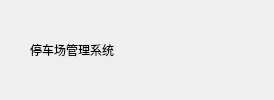
    <widget class="QWidget" name="widget_title" native="true">
     <property name="sizePolicy">
      <sizepolicy hsizetype="Preferred" vsizetype="Fixed">
       <horstretch>0</horstretch>
       <verstretch>0</verstretch>
      </sizepolicy>
     </property>
     <property name="minimumSize">
      <size>
       <width>100</width>
       <height>33</height>
      </size>
     </property>
     <layout class="QHBoxLayout" name="horizontalLayout_10">
      <property name="spacing">
       <number>0</number>
      </property>
      <property name="leftMargin">
       <number>0</number>
      </property>
      <property name="topMargin">
       <number>0</number>
      </property>
      <property name="rightMargin">
       <number>0</number>
      </property>
      <property name="bottomMargin">
       <number>0</number>
      </property>
      <item>
       <widget class="QLabel" name="lab_Ico">
        <property name="sizePolicy">
         <sizepolicy hsizetype="Minimum" vsizetype="Preferred">
          <horstretch>0</horstretch>
          <verstretch>0</verstretch>
         </sizepolicy>
        </property>
        <property name="minimumSize">
         <size>
          <width>30</width>
          <height>0</height>
         </size>
        </property>
        <property name="text">
         <string/>
        </property>
        <property name="alignment">
         <set>Qt::AlignCenter</set>
        </property>
       </widget>
      </item>
      <item>
       <widget class="QLabel" name="lab_Title">
        <property name="sizePolicy">
         <sizepolicy hsizetype="Expanding" vsizetype="Preferred">
          <horstretch>0</horstretch>
          <verstretch>0</verstretch>
         </sizepolicy>
        </property>
        <property name="styleSheet">
         <string notr="true">font: 10pt &quot;微软雅黑&quot;;</string>
        </property>
        <property name="text">
         <string>停车场管理系统</string>
        </property>
        <property name="alignment">
         <set>Qt::AlignLeading|Qt::AlignLeft|Qt::AlignVCenter</set>
        </property>
       </widget>
      </item>
      <item>
       <widget class="QWidget" name="widget_menu" native="true">
        <property name="sizePolicy">
         <sizepolicy hsizetype="Minimum" vsizetype="Preferred">
          <horstretch>0</horstretch>
          <verstretch>0</verstretch>
         </sizepolicy>
        </property>
        <layout class="QHBoxLayout" name="horizontalLayout_20">
         <property name="spacing">
          <number>0</number>
         </property>
         <property name="leftMargin">
          <number>0</number>
         </property>
         <property name="topMargin">
          <number>0</number>
         </property>
         <property name="rightMargin">
          <number>0</number>
         </property>
         <property name="bottomMargin">
          <number>0</number>
         </property>
         <item>
          <widget class="QPushButton" name="btnMenu">
           <property name="sizePolicy">
            <sizepolicy hsizetype="Minimum" vsizetype="Expanding">
             <horstretch>0</horstretch>
             <verstretch>0</verstretch>
            </sizepolicy>
           </property>
           <property name="minimumSize">
            <size>
             <width>31</width>
             <height>0</height>
            </size>
           </property>
           <property name="cursor">
            <cursorShape>ArrowCursor</cursorShape>
           </property>
           <property name="focusPolicy">
            <enum>Qt::NoFocus</enum>
           </property>
           <property name="toolTip">
            <string>菜单</string>
           </property>
           <property name="text">
            <string/>
           </property>
           <property name="flat">
            <bool>true</bool>
           </property>
          </widget>
         </item>
         <item>
          <widget class="QPushButton" name="btnMenu_Min">
           <property name="sizePolicy">
            <sizepolicy hsizetype="Minimum" vsizetype="Expanding">
             <horstretch>0</horstretch>
             <verstretch>0</verstretch>
            </sizepolicy>
           </property>
           <property name="minimumSize">
            <size>
             <width>31</width>
             <height>0</height>
            </size>
           </property>
           <property name="cursor">
            <cursorShape>ArrowCursor</cursorShape>
           </property>
           <property name="focusPolicy">
            <enum>Qt::NoFocus</enum>
           </property>
           <property name="toolTip">
            <string>最小化</string>
           </property>
           <property name="text">
            <string/>
           </property>
           <property name="flat">
            <bool>true</bool>
           </property>
          </widget>
         </item>
         <item>
          <widget class="QPushButton" name="btnMenu_Max">
           <property name="sizePolicy">
            <sizepolicy hsizetype="Minimum" vsizetype="Expanding">
             <horstretch>0</horstretch>
             <verstretch>0</verstretch>
            </sizepolicy>
           </property>
           <property name="minimumSize">
            <size>
             <width>31</width>
             <height>0</height>
            </size>
           </property>
           <property name="cursor">
            <cursorShape>ArrowCursor</cursorShape>
           </property>
           <property name="focusPolicy">
            <enum>Qt::NoFocus</enum>
           </property>
           <property name="toolTip">
            <string>最大化</string>
           </property>
           <property name="text">
            <string/>
           </property>
           <property name="flat">
            <bool>true</bool>
           </property>
          </widget>
         </item>
         <item>
          <widget class="QPushButton" name="btnMenu_Close">
           <property name="sizePolicy">
            <sizepolicy hsizetype="Minimum" vsizetype="Expanding">
             <horstretch>0</horstretch>
             <verstretch>0</verstretch>
            </sizepolicy>
           </property>
           <property name="minimumSize">
            <size>
             <width>40</width>
             <height>0</height>
            </size>
           </property>
           <property name="cursor">
            <cursorShape>ArrowCursor</cursorShape>
           </property>
           <property name="focusPolicy">
            <enum>Qt::NoFocus</enum>
           </property>
           <property name="toolTip">
            <string>关闭</string>
           </property>
           <property name="text">
            <string/>
           </property>
           <property name="flat">
            <bool>true</bool>
           </property>
          </widget>
         </item>
        </layout>
       </widget>
      </item>
     </layout>
    </widget>
